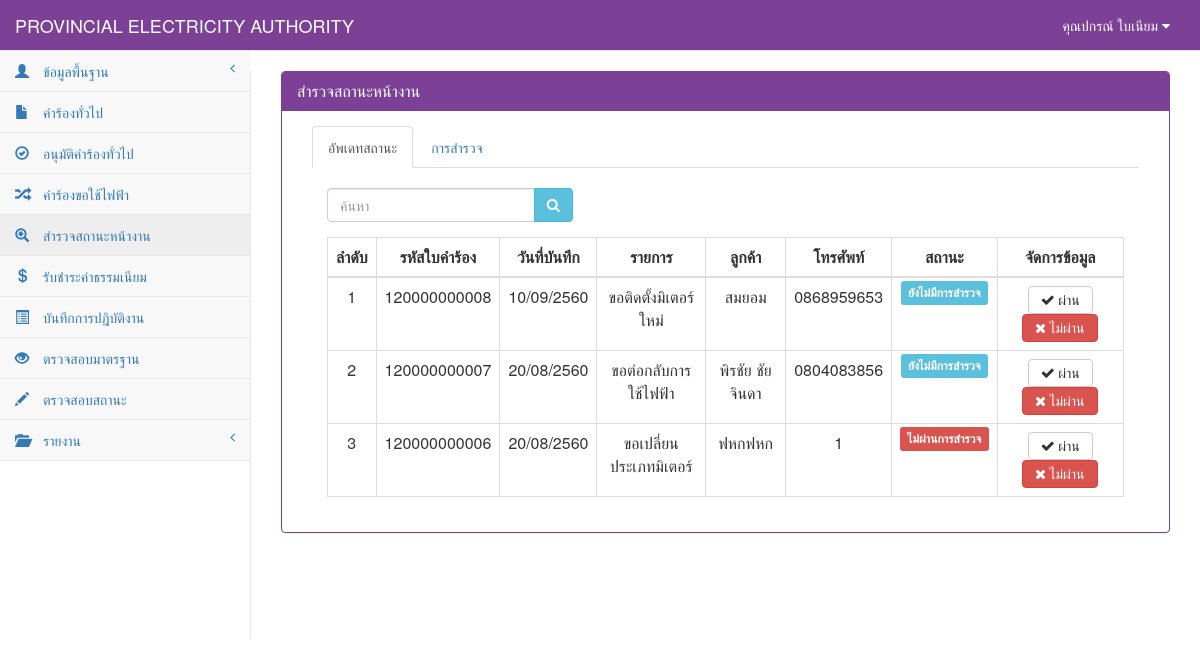
Page /StatusElectricity.php (signed in) on the earlier database version.
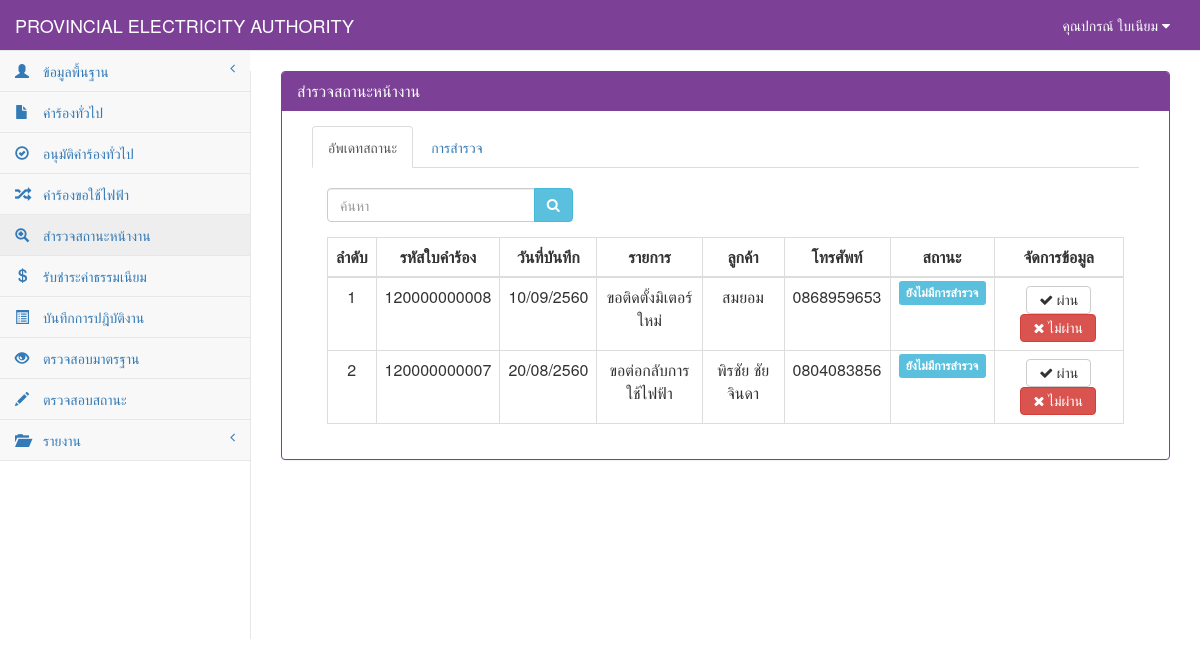
Same page on the later database version.
### tables this page shows
CREATE TABLE `tb_electricity` (
  `re_id` char(12) NOT NULL,
  `re_date` date NOT NULL,
  `re_branch` varchar(50) NOT NULL,
  `user_id` char(13) NOT NULL,
  `cus_id` char(13) NOT NULL,
  `re_place_type` int(1) NOT NULL,
  `re_place_other` varchar(50) NOT NULL,
  `re_place_name` varchar(50) NOT NULL,
  `re_place_homeid` varchar(20) NOT NULL,
  `re_place_number` varchar(20) NOT NULL,
  `re_place_village` varchar(20) NOT NULL,
  `re_place_room` varchar(10) NOT NULL,
  `re_place_floor` varchar(5) NOT NULL,
  `re_place_alley` varchar(50) NOT NULL,
  `re_place_alleyway` varchar(50) NOT NULL,
  `re_place_road` varchar(50) NOT NULL,
  `re_place_villno` varchar(2) NOT NULL,
  `re_place_district` varchar(30) NOT NULL,
  `re_place_canton` varchar(30) NOT NULL,
  `re_place_province` varchar(30) NOT NULL,
  `re_place_post` varchar(10) NOT NULL,
  `re_place_tel` char(10) NOT NULL,
  `re_place_fax` char(10) NOT NULL,
  `re_place_email` varchar(30) NOT NULL,
  `re_place_service` varchar(10) NOT NULL,
  `re_contact_place` varchar(100) NOT NULL,
  `re_contact_homeid` varchar(20) NOT NULL,
  `re_contact_number` varchar(20) NOT NULL,
  `re_contact_village` varchar(20) NOT NULL,
  `re_contact_room` varchar(10) NOT NULL,
  `re_contact_floor` varchar(5) NOT NULL,
  `re_contact_alley` varchar(50) NOT NULL,
  `re_contact_alleyway` varchar(50) NOT NULL,
  `re_contact_road` varchar(50) NOT NULL,
  `re_contact_villno` varchar(2) NOT NULL,
  `re_contact_district` varchar(30) NOT NULL,
  `re_contact_canton` varchar(30) NOT NULL,
  `re_contact_province` varchar(30) NOT NULL,
  `re_contact_post` varchar(10) NOT NULL,
  `re_contact_tel` char(10) NOT NULL,
  `re_contact_fax` char(10) NOT NULL,
  `re_contact_email` varchar(30) NOT NULL,
  `re_want_type` int(2) NOT NULL,
  `re_want_other` varchar(100) NOT NULL,
  `re_detail` varchar(100) NOT NULL,
  `re_use_type` int(1) NOT NULL,
  `re_use_other` varchar(255) NOT NULL,
  `re_dateset` date NOT NULL,
  `re_keep_type` int(1) NOT NULL,
  `re_keep_name` varchar(255) NOT NULL,
  `re_keep_homeid` varchar(20) NOT NULL,
  `re_keep_number` varchar(20) NOT NULL,
  `re_keep_village` varchar(20) NOT NULL,
  `re_keep_room` varchar(20) NOT NULL,
  `re_keep_floor` varchar(5) NOT NULL,
  `re_keep_alley` varchar(50) NOT NULL,
  `re_keep_alleyway` varchar(50) NOT NULL,
  `re_keep_road` varchar(50) NOT NULL,
  `re_keep_villno` varchar(2) NOT NULL,
  `re_keep_district` varchar(30) NOT NULL,
  `re_keep_canton` varchar(30) NOT NULL,
  `re_keep_province` varchar(30) NOT NULL,
  `re_keep_post` varchar(10) NOT NULL,
  `re_keep_tel` char(10) NOT NULL,
  `re_keep_fax` char(10) NOT NULL,
  `re_keep_email` varchar(30) NOT NULL,
  `re_picture` varchar(255) NOT NULL,
  `re_status` int(1) NOT NULL,
  PRIMARY KEY  (`re_id`)
);

CREATE TABLE `tb_customer` (
  `cus_id` char(13) NOT NULL,
  `cus_first` varchar(50) NOT NULL,
  `cus_name` varchar(50) NOT NULL,
  `cus_type` varchar(30) NOT NULL,
  `cus_code` char(9) NOT NULL,
  `cus_tax` char(13) NOT NULL,
  `cus_homeid` varchar(20) NOT NULL,
  `cus_number` varchar(20) NOT NULL,
  `cus_village` varchar(20) NOT NULL,
  `cus_room` varchar(10) NOT NULL,
  `cus_floor` varchar(5) NOT NULL,
  `cus_alley` varchar(50) NOT NULL,
  `cus_alleyway` varchar(50) NOT NULL,
  `cus_road` varchar(50) NOT NULL,
  `cus_vilno` varchar(2) NOT NULL,
  `cus_district` varchar(30) NOT NULL,
  `cus_canton` varchar(30) NOT NULL,
  `cus_province` varchar(30) NOT NULL,
  `cus_post` varchar(10) NOT NULL,
  `cus_tel` char(10) NOT NULL,
  `cus_fax` char(10) NOT NULL,
  `cus_email` varchar(30) NOT NULL,
  PRIMARY KEY  (`cus_id`)
);

### connect_db.php (called while the page is built, shortened)
<?php
$dbname="pea";
?>

### StatusElectricity.php (the view, shortened to what the changed rows need)
<?php
include "connect_db.php";
function Dateim($mydate) {
    $d = split("-", $mydate);
    $mydate = $d[2] . "/" . $d[1] . "/" . ($d[0] + 543);
    return "$mydate";
}
?>
<!DOCTYPE html>
<html>
    <head>
        <link href="vendor/bootstrap/css/bootstrap.css" rel="stylesheet">
        <link href="vendor/metisMenu/metisMenu.css" rel="stylesheet">
        <link href="dist/css/sb-admin-2.css" rel="stylesheet">
        <link href="vendor/font-awesome/css/font-awesome.css" rel="stylesheet" type="text/css">
    </head>
    <body>
        <div id="page-wrapper">
            <div class="panel panel-primary">
                <div class="panel-heading">
                    <h2 class="panel-title">สำรวจสถานะหน้างาน</h2>
                </div>
                <div class="panel-body">
                    <div class="col-sm-12">
                        <div class="tab-content">
                            <div class="tab-pane fade in active" id="re"><br>
                                <div class="col-sm-12">
                                    <div class="table-responsive">
                                        <table width="100%" class="table table-bordered table-hover">
                                            <thead>
                                                <tr>
                                                    <th class=" text-center" >ลำดับ</th>
                                                    <th class=" text-center" >รหัสใบคำร้อง</th>
                                                    <th class=" text-center" >วันที่บันทึก</th>
                                                    <th class=" text-center" >รายการ</th>
                                                    <th class=" text-center" >ลูกค้า</th>
                                                    <th class=" text-center" >โทรศัพท์</th>
                                                    <th class=" text-center" >สถานะ</th>
                                                    <th class=" text-center">จัดการข้อมูล</th>
                                                </tr>
                                            </thead>
                                            <tbody>
                                                <?php
                                                $page = 0;
                                                $sql = "select * from tb_electricity where re_id like '%" . $_POST[search] . "%' and re_status in (0,9) order by re_id desc";
                                                $result = mysql_db_query($dbname, $sql);
                                                if (mysql_num_rows($result) > 0) {
                                                    while ($array = mysql_fetch_array($result)) {
                                                        $page++;
                                                        $sqlcus = "select * from tb_customer where cus_id='" . $array[cus_id] . "'";
                                                        $resultcus = mysql_db_query($dbname, $sqlcus);
                                                        $arraycus = mysql_fetch_array($resultcus);
                                                        if ($array[re_status] == "9") {
                                                            $status = "ไม่ผ่านการสำรวจ";
                                                            $label = "danger";
                                                        } else {
                                                            $status = "ยังไม่มีการสำรวจ";
                                                            $label = "info";
                                                        }
                                                        if ($array[re_want_type] == 0) {
                                                            $want = "ขอติดตั้งมิเตอร์ใหม่";
                                                        } elseif ($array[re_want_type] == 1) {
                                                            $want = "ขอตัดฝากมิเตอร์โดยไม่ใช้ไฟฟ้า";
                                                        } elseif ($array[re_want_type] == 2) {
                                                            $want = "ขอต่อกลับการใช้ไฟฟ้า";
                                                        } elseif ($array[re_want_type] == 3) {
                                                            $want = "ขอเพื่มขนาดมิเตอร์/อุปกรณ์ประกอบ";
                                                        } elseif ($array[re_want_type] == 4) {
                                                            $want = "ขอเปลี่ยนประเภทมิเตอร์";
                                                        } elseif ($array[re_want_type] == 5) {
                                                            $want = "ขอหยุดซ่อมแซมเครื่องจักรประจำปี";
                                                        } elseif ($array[re_want_type] == 6) {
                                                            $want = "ขอใช้ไฟฟ้าชั่วคราวแบบเหมาจ่าย";
                                                        } elseif ($array[re_want_type] == 7) {
                                                            $want = "ขอติดตั้งไฟฟ้าชั่วคราว";
                                                        } elseif ($array[re_want_type] == 8) {
                                                            $want = "ขอตัดฝากมิเตอร์ใช้เพื่อแสงสว่างไม่ลด CT";
                                                        } elseif ($array[re_want_type] == 9) {
                                                            $want = "ขอยกเลิกเลิกการใช้ไฟฟ้า";
                                                        } elseif ($array[re_want_type] == 10) {
                                                            $want = "ชอลดขนาดมิเตอร์/อุปกรณ์ประกอบ";
                                                        } elseif ($array[re_want_type] == 11) {
                                                            $want = "ขอใช้ไฟฟ้าสาธารณะ";
                                                        } elseif ($array[re_want_type] == 12) {
                                                            $want = "ขอตัดมิเตอร์ใช้เพื่อแสงสว่างลด CT";
                                                        } elseif ($array[re_want_type] == 13) {
                                                            $want = "ขอย้ายจุดติดตั้งมิเตอร์/อุปกรณ์ประกอบ";
                                                        } elseif ($array[re_want_type] == 14) {
                                                            $want = "ขอเปลี่ยนมิเตอร์กรณีชำรุด";
                                                        } elseif ($array[re_want_type] == 15) {
                                                            $want = "ขอใช้ไฟฟ้าตู้โทรศัพท์ต่อตรง";
                                                        } elseif ($array[re_want_type] == 16) {
                                                            $want = $array[re_place_other];
                                                        }
                                                        ?>
                                                        <tr>
                                                            <td class="text-center"><?= $page ?></td>
                                                            <td class=" text-center"><?= $array[re_id] ?></td>
                                                            <td class=" text-center"><?= Dateim($array[re_date]); ?></td>
                                                            <td class=" text-center"><?= $want ?></td>
                                                            <td class="text-center"><?= $arraycus[cus_name] ?></td>
                                                            <td class="text-center"><?= $arraycus[cus_tel] ?></td>
                                                            <td class="text-center"><span class="label label-<?= $label ?>"><?= $status ?></span></td>
                                                            <td>
                                                                <div class="btn-group" align="center">
                                                                    <center>
                                                                        <a class="btn btn-default" href="StatusElectricity_detail.php?id=<?= $array[re_id] ?>"><i class="fa fa-check"> ผ่าน</i></a>
                                                                        <a class="btn btn-danger" href="StatusElectricity_nopass.php?id=<?= $array[re_id] ?>"><i class="fa fa-times"> ไม่ผ่าน</i></a>
                                                                    </center>
                                                                </div>
                                                            </td>
                                                        </tr>
                                                        <?php
                                                    }
                                                } else {
                                                    ?>
                                                    <tr><td colspan="7" align="center">ไม่พบข้อมูล</td></tr>
                                                    <?php
                                                }
                                                ?>
                                            </tbody>
                                        </table>
                                    </div>
                                </div>
                            </div>
                        </div>
                    </div>
                </div>
            </div>
        </div>
    </body>
</html>

Differences in the rows shown:
no longer on this page (row edited): tb_electricity: array "120000000006", array "20/08/2560", want "ขอเปลี่ยนประเภทมิเตอร์", cus.cus_name "ฟหกฟหก", cus.cus_tel "1", status "ไม่ผ่านการสำรวจ"
